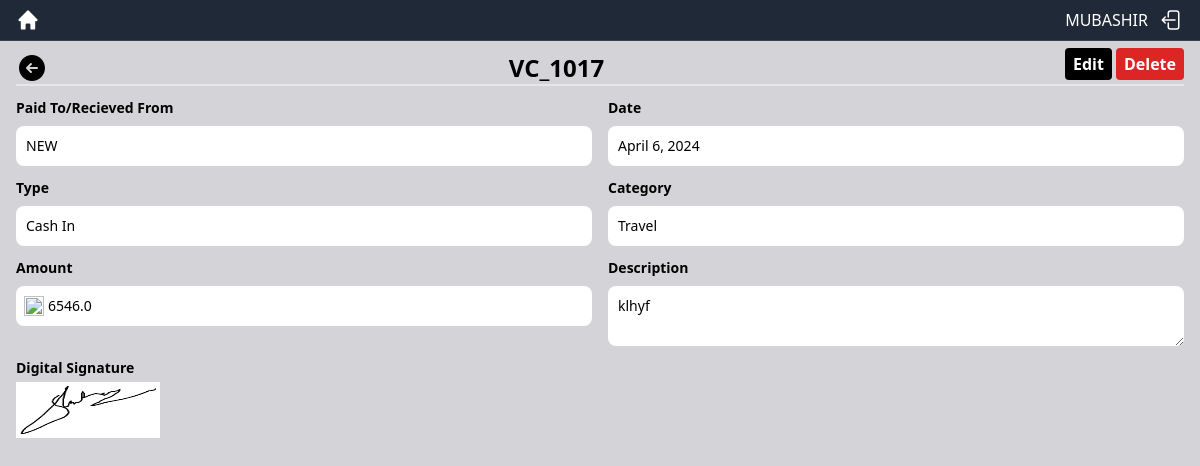
The page /each_pettycash/fb69c813-48ee-493f-8987-dbc5877a52be/ (signed in) on the database its author committed.
### pettycash_app/models.py (models this page shows, shortened)
class PettyCash(models.Model):
    CASH_FLOW = (
        ('Cash In', 'Cash In'),
        ('Cash Out', 'Cash Out'),
    )
    id = models.UUIDField(primary_key=True, default=uuid.uuid4, unique=True, editable=False)
    voucher_code = models.CharField(max_length=150, blank=True, unique=True)
    to_or_from = models.CharField(max_length=200)
    created_date = models.DateField(default=current_date)
    category = models.ForeignKey(Category, on_delete=models.CASCADE)
    cash_flow = models.CharField(max_length=50, choices=CASH_FLOW)
    amount = models.FloatField()
    description = models.CharField(max_length=1200)
    image = models.ImageField(blank=True, null=True, upload_to="voucher_signature/")

class Category(models.Model):
    id = models.UUIDField(primary_key=True, default=uuid.uuid4, unique=True, editable=False)
    category = models.CharField(max_length=100)
    general_ledger_code = models.IntegerField(unique=True)
    def __str__(self):
        return self.category

### pettycash_app/views.py (the view)
# urls.py: path('each_pettycash/<uuid:id>/', views.eachPettyCash, name='each_pettycash'),
@login_required
def eachPettyCash(request, id):
    pettycash = get_object_or_404(PettyCash, pk=id)
    context = {'pettycash': pettycash}
    return render(request, 'pettycash/each_pettycash.html', context)

### pettycash_app/templates/pettycash/each_pettycash.html (shortened to what this page needs)
{% extends 'index.html' %}
{% load static %}
{% block content %}
    <div class="flex justify-between">
        <a href="{% url "pettycash_app:view_pettycash" %}" class="flex self-end hover:text-gray-500">
        </a>
        <span class="text-2xl font-bold flex self-end">{{pettycash.voucher_code}}</span>
        <div class="flex gap-x-1">
            {% if request.user.is_staff %}
            <a href="{% url "pettycash_app:update_pettycash" pettycash.id %}" class="bg-black p-1 px-2 mb-1 text-base font-bold rounded text-white">Edit</a>
            <button data-modal-target="delete-modal" data-modal-toggle="delete-modal" class="block bg-red-600 p-1 px-2 mb-1 text-base font-bold rounded text-white cursor-pointer" type="button">Delete</button>
            {% endif %}
        </div>
    </div>
    <hr class="border dark:border-gray-800">
    <div class="mt-3">
        <div class="grid grid-cols-2 gap-4">
            <div>
                <label for="formPettyCashToOrFrom" class="block mb-2 text-sm font-bold text-black">Paid To/Recieved From</label>
                <input type="text" class="block bg-white p-2.5 w-full text-sm font-medium rounded-lg border-none focus:ring-blue-500 uppercase" value="{{pettycash.to_or_from}}" readonly />
            </div>
            <div>
                <label for="formPettyCashDate" class="block mb-2 text-sm font-bold text-black">Date</label>
                <input type="text" class="block bg-white p-2.5 w-full text-sm font-medium rounded-lg border-none focus:ring-blue-500" value="{{pettycash.created_date}}" readonly />
            </div>
        </div>
        <div class="grid grid-cols-2 gap-4 mt-3">
            <div>
                <label for="formPettyCashFlow" class="block mb-2 text-sm font-bold text-black">Type</label>
                <input type="text" class="block bg-white p-2.5 w-full text-sm font-medium rounded-lg border-none focus:ring-blue-500" value="{{pettycash.cash_flow}}" readonly />
            </div>
            <div>
                <label for="formPettyCashCategory" class="block mb-2 text-sm font-bold text-black">Category</label>
                <input type="text" class="block bg-white p-2.5 w-full text-sm font-medium rounded-lg border-none focus:ring-blue-500" value="{{pettycash.category}}" readonly />
            </div>
        </div>
        <div class="grid grid-cols-2 gap-4 mt-3">
            <div>
                <label for="formPettyCashAmount" class="block mb-2 text-sm font-bold text-black">Amount</label>
                <div class="relative">
                    <img src="https://upload.wikimedia.org/wikipedia/commons/e/ee/Indian_Rupee_symbol.svg" class="h-5 w-5 absolute top-2.5 left-2">
                    <input type="text" class="block bg-white pl-8 p-2.5 w-full text-sm font-medium rounded-lg border-none focus:ring-blue-500" value="{{pettycash.amount}}" readonly />
                </div>
            </div>
            <div>
                <label for="formPettyCashDescription" class="block mb-2 text-sm font-bold text-black">Description</label>
                <textarea class="block bg-white p-2.5 w-full text-sm font-medium rounded-lg border-none focus:ring-blue-500" readonly>{{pettycash.description}}</textarea>
            </div>
        </div>
        <div class="mt-3">
            <div>
                <label for="formPettyCashDescription" class="block mb-1 text-sm font-bold text-black">Digital Signature</label>
                {% if pettycash.image %}
                    <img src="{{pettycash.image.url}}" class="h-14 w-36 bg-white p-1">
                {% endif %}
            </div>
        </div>
    </div>
{% endblock content %}

### pettycash_app/templates/index.html (shortened to what this page needs)
{% load static %}
<!DOCTYPE html>
<html>
    <head>
        <script src="https://cdn.tailwindcss.com"></script>
        <link href="https://cdnjs.cloudflare.com/ajax/libs/flowbite/2.3.0/flowbite.min.css" rel="stylesheet" />
        <link rel="stylesheet" type="text/css" href="https://cdnjs.cloudflare.com/ajax/libs/jqueryui/1.12.1/jquery-ui.min.css">
    </head>
    <body id="pageBodyView" class="bg-zinc-300 scroll-smooth">
        <nav class="fixed top-0 z-50 w-full border-b bg-gray-800 border-gray-700">
            <div class="flex items-center justify-between text-white font-bold p-2 px-4">
                <div>
                    <a href="{% url "pettycash_app:choose_cashbook" %}" class="flex items-center">
                    </a>
                </div>
                <div class="flex items-center gap-x-3">
                    <span class="font-medium uppercase">{{request.user}}</span>
                    <a href="/auth/logout/">
                    </a>
                </div>
            </div>
        </nav>
        <div class="mt-10 px-4 py-2">
            {% block content %}{% endblock content %}
        </div>
    </body>
</html>

### rows shown on the page
PettyCash: voucher_code "VC_1017", to_or_from "new", created_date "April 6, 2024", cash_flow "Cash In", category "Travel", amount "6546.0", description "klhyf", image (picture)

### other values the page prints
{{ request.user }} "MUBASHIR"
